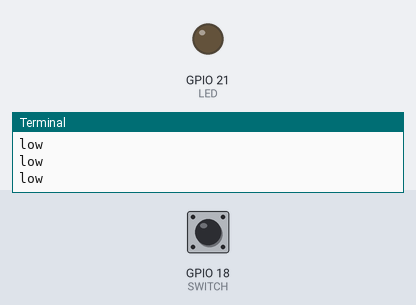
This program was run on a simulated Raspberry Pi (BCM pin numbers). On the bench: output pins drawn as LEDs (lit = HIGH), the last lines printed to the terminal. The inputs (shaded band) are chosen by the test bench; at power-on: GPIO 18 (SWITCH) LOW.

Above: at 1.2 s.
1.3 s: GPIO 18 (SWITCH) pulled HIGH for 0.35 s
At 1.65 s:
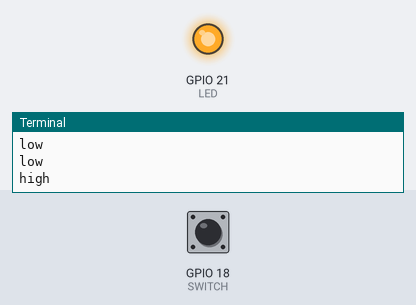
3.3 s: GPIO 18 (SWITCH) pulled HIGH for 3.2 s
At 7.5 s:
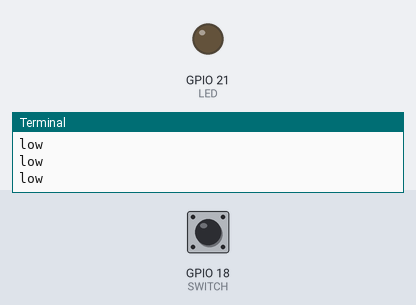
Timing chart, 0 to 9.0 s (numbered marks = the images above; inputs shaded):
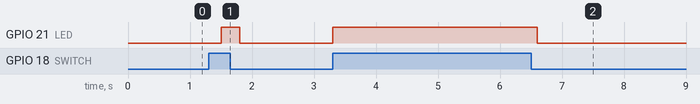

The program:

switch_down.py
```python
import RPi.GPIO as GPIO
import time, sys

SWITCH = 18
LED = 21

GPIO.setwarnings(False)
GPIO.setmode(GPIO.BCM)

GPIO.setup(LED, GPIO.OUT)
GPIO.setup(SWITCH, GPIO.IN, pull_up_down=GPIO.PUD_DOWN)

GPIO.output(LED, GPIO.LOW)
while True:
    try:
        if (GPIO.input(SWITCH) == GPIO.HIGH):
            print("high")
            GPIO.output(LED, GPIO.HIGH)
        else:
            print("low")
            GPIO.output(LED, GPIO.LOW)
        time.sleep(0.3)
    except KeyboardInterrupt:
        GPIO.cleanup()
        sys.exit()
```

Measured:
- after the input at 1.3 s, GPIO 21 (LED): LOW → HIGH after 0.20 s, → LOW 0.30 s later
- after the input at 3.3 s, GPIO 21 (LED): LOW → HIGH at once, → LOW 3.3 s later
